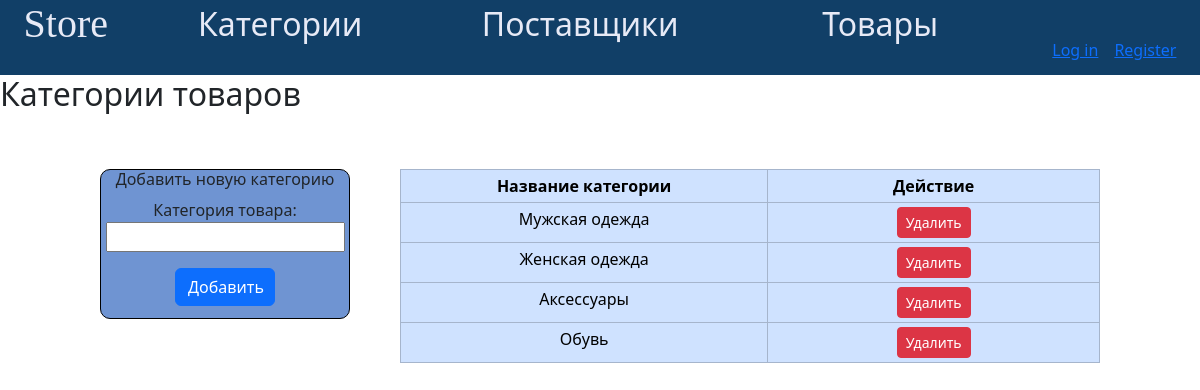
The page /categories_list/ on the database its author committed.
### app_store/models.py (models this page shows, shortened)
class GoodCategory(models.Model):
    name = models.CharField(verbose_name='категория товара', max_length=50,
                            db_index=True)
    class Meta:
        db_table = 'category'
        verbose_name = 'категория'
        verbose_name_plural = 'категории'

### app_store/views.py (the view, shortened to what this page needs)
# urls.py: path('categories_list/', GoodCategoryListView.as_view(), name='categories_list'),
class GoodCategoryListView(View):
    def get(self, request):
        categories = GoodCategory.objects.all()
        form = GoodCategoryForm()
        return render(request, 'app_store/categories_list.html', {'categories': categories, 'form': form})

### app_store/forms.py
class GoodCategoryForm(forms.ModelForm):
    class Meta:
        model = GoodCategory
        fields = ['name']

### app_store/templates/app_store/categories_list.html (shortened to what this page needs)
{% extends 'app_store/base.html' %}
{% load static %}
{% block links %}
  <link rel="stylesheet" type="text/css" href="{% static 'app_store/css/style1.css' %}">
  <link rel="stylesheet" href="https://cdn.jsdelivr.net/npm/bootstrap@5.3.2/dist/css/bootstrap.min.css">
{% endblock %}
{% block content %}
  <h2>Категории товаров</h2>
  <div style="display: flex; margin: 0 auto; width: 1000px;">
    <div class="addСategory mt-5">
      <h6>Добавить новую категорию</h6>
      <form method="post" action="{% url 'categories_list' %}">
        {{ form.as_p }}
        <button type="submit" style="width: 100px;" class="btn btn-primary">Добавить</button>
      </form>
    </div>
    <div class="smallTableContainer">
      <table class="table mt-5 table-sm table-primary table-hover table-bordered text-center">
        <thead>
          <tr>
            <th>Название категории</th>
            <th>Действие</th>
          </tr>
        </thead>
        <tbody>
          {% for category in categories %}
            <tr>
              <td>{{ category.name }}</td>
              <td>
                <form method="post" action="{% url 'delete_category' category.id %}" style="display: inline;">
                <button type="submit" class="btn btn-danger btn-sm">Удалить</button>
              </form>
              </td>
            </tr>
          {% empty %}
            <tr>
              <td>Нет категорий</td>
            </tr>
          {% endfor %}
        </tbody>
      </table>
    </div>
  </div>
{% endblock %}

### app_store/static/app_store/css/style1.css (style rules this page uses)
body { background-color: #a2a8d3 }
.addСategory { margin-right: 50px; display: flex-column; width: 250px; height: 150px; border: 1px solid black; text-align: center; background-color: #6F94D2; border-radius: 10px; }
.smallTableContainer { width: 700px; }
td, th { max-width: 100px; }

### rows shown on the page
GoodCategory: name "Мужская одежда"
GoodCategory: name "Женская одежда"
GoodCategory: name "Аксессуары"
GoodCategory: name "Обувь"
